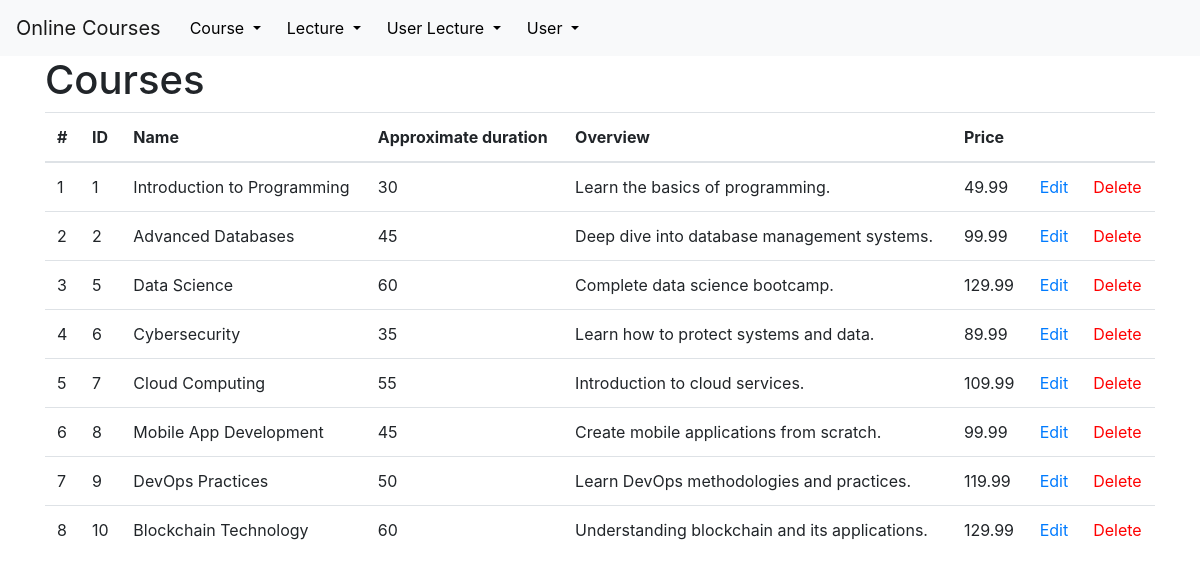
Screenshot of /courses with the database file from the repository.
### tables this page shows
CREATE TABLE courses (
    id INTEGER PRIMARY KEY AUTOINCREMENT,
    name VARCHAR(255) NOT NULL,
    approximate_duration INTEGER NOT NULL,
    overview TEXT NOT NULL,
    price DECIMAL(10, 2) NOT NULL
);

### app.py (the view)
@app.route('/<string:table_name>')
def show(table_name):
    connection = get_db_connection()
    my_class = classAdresses[table_name]
    rows = my_class.select(connection)
    special_attributes = {}
    if isinstance(my_class, User):
        return render_template('users.html', rows=rows, table_class=my_class,
                           special_attributes=tableFkToDict(my_class.table_name, rows))
    return render_template('table.html', rows=rows, table_class=my_class,
                           special_attributes=tableFkToDict(my_class.table_name, rows))

### DB_Classes.py (called while the page is built)
    @classmethod
    def select(cls, db_connection, amount=None):
        query = f"SELECT * FROM '{cls.table_name}'"
        if amount is not None:
            query += " LIMIT ?"
            users = db_connection.execute(query, (amount,))
        else:
            users = db_connection.execute(query)
        return users.fetchall()

### app.py (called while the page is built)
def get_db_connection(db='database.db'):
    connection = sqlite3.connect(db)
    connection.row_factory = sqlite3.Row
    return connection

@app.template_filter('str')
def toString(value):
    return str(value)

@app.template_filter('table_name')
def getTableName(myClass):
    return myClass.table_name

@app.template_filter('get_attributes')
def getAttributes(myClass):
    return myClass.attributes

@app.template_filter('get_title')
def getTitle(myClass):
    if myClass == User:
        return usersTitle
    elif myClass == Course:
        return coursesTitle
    elif myClass == Lecture:
        return lecturesTitle
    elif myClass == UserLecture:
        return userLecturesTitle

@app.template_filter('get_id')
def getID(myClass):
    return myClass.id

### templates/table.html
{% extends 'base.html' %}
{% block content %}
    <h1>{% block title %} {{ table_class.stringRepresentation }}s {% endblock %}</h1>
    {% set id = table_class | get_id %}
    <table class="table">
      <thead>
        <tr>
          <th scope="col">#</th>
          {% for attribute in table_class | get_title %}
            <th scope="col">{{ attribute }}</th>
          {% endfor %}
            <th scope="col"></th>
            <th scope="col"></th>
        </tr>
      </thead>
      <tbody>
      {% for row in rows %}
        <tr>
            <td>{{ loop.index }}</td>
            <td>{{ row[id] }}</td>
            {% for attribute in table_class | get_attributes %}
                {% if special_attributes[attribute] is defined %}
                    <td>{{special_attributes[attribute][row[attribute | str]] | str}}</td>
                {% else %}
                    <td>{{ row[attribute | str] }}</td>
                {% endif %}
            {% endfor %}
            <td><a href="{{ url_for('edit', table_name = table_class | table_name, element_id=row['id']) }}">Edit</a></td>
            <td><a href="{{ url_for('delete', table_name = table_class | table_name, element_id=row['id']) }}" class="delete-link">Delete</a></td>
          </tr>
      {% endfor %}
      </tbody>
    </table>
{% endblock %}

### static/css/style.css (style rules this page uses)
.delete-link { color: red; }

### rows the page displays
courses: id "1", name "Introduction to Programming" "30" "Learn the basics of programming." "49.99"
courses: id "2", name "Advanced Databases" "45" "Deep dive into database management systems." "99.99"
courses: id "5", name "Data Science" "60" "Complete data science bootcamp." "129.99"
courses: id "6", name "Cybersecurity" "35" "Learn how to protect systems and data." "89.99"
courses: id "7", name "Cloud Computing" "55" "Introduction to cloud services." "109.99"
courses: id "8", name "Mobile App Development" "45" "Create mobile applications from scratch." "99.99"
courses: id "9", name "DevOps Practices" "50" "Learn DevOps methodologies and practices." "119.99"
courses: id "10", name "Blockchain Technology" "60" "Understanding blockchain and its applications." "129.99"

### other values shown
{{ table_class.stringRepresentation }} "Course"
{{ attribute }} "ID" "Name" "Approximate duration" "Overview" "Price"
